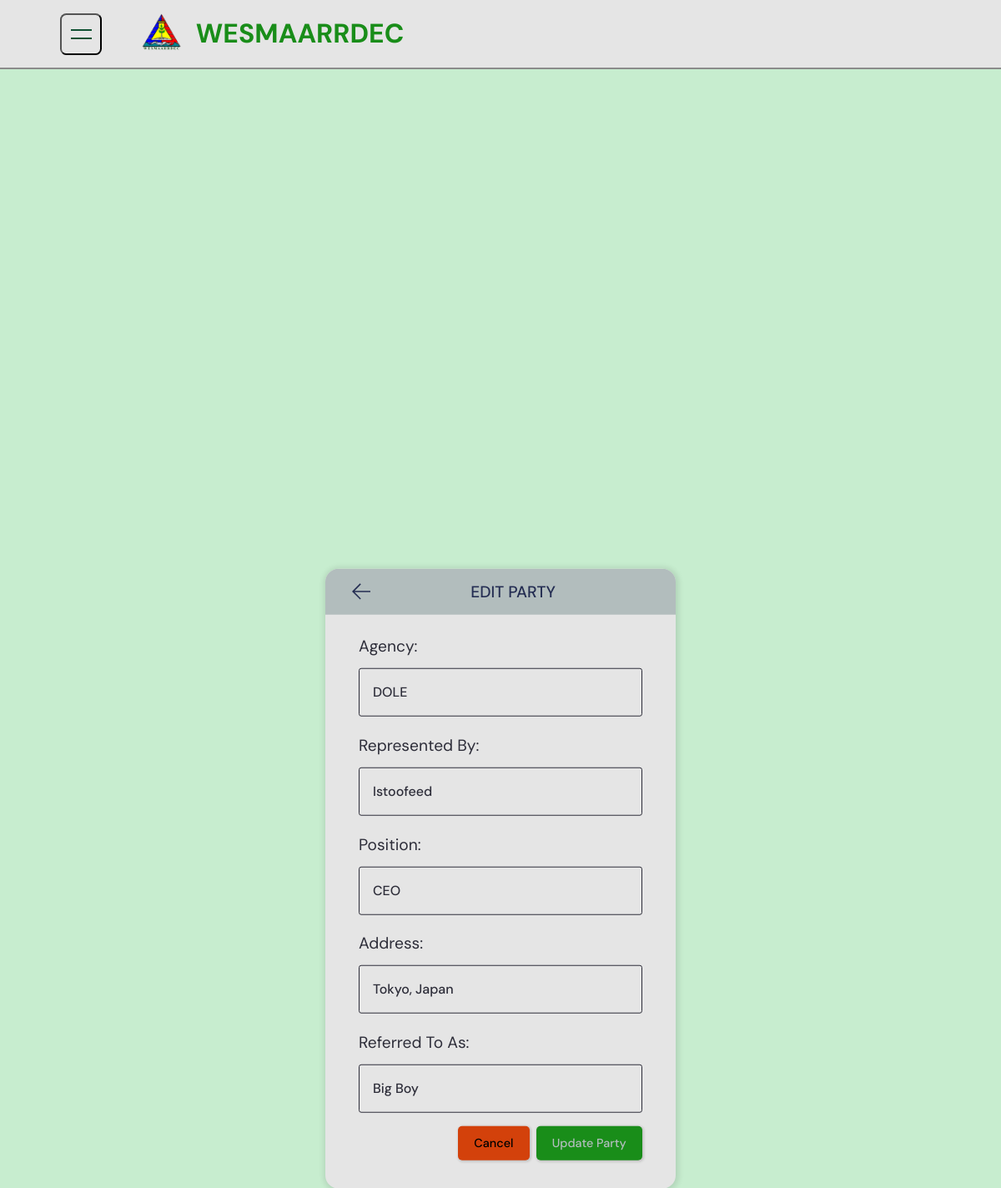
Page /edit-party/1/ (signed in) on the committed database.
### home/models.py (models this page shows, shortened)
class MoauParties(models.Model):
    moau = models.ForeignKey(Moau, on_delete=models.CASCADE)
    agency = models.CharField(max_length=100, null=True, blank=True)
    represented_by = models.CharField(max_length=100, null=True, blank=True)
    position = models.CharField(max_length=100, null=True, blank=True)
    address = models.CharField(max_length=100, null=True, blank=True)
    referred_to_as = models.CharField(max_length=100, null=True, blank=True)
    created_at = models.DateTimeField(auto_now_add=True)
    created_by = models.CharField(max_length=100, null=True, blank=True)
    modified_at = models.DateTimeField(auto_now=True)
    modified_by = models.CharField(max_length=100, null=True, blank=True)
    class Meta:
        ordering = ['created_at']

### home/views.py (the view, shortened to what this page needs)
# urls.py: path('edit-party/<str:pk>/', views.edit_party, name="edit-party"),
def edit_party(request, pk):
    party = MoauParties.objects.get(id=pk)
    data = request.POST
    user = request.user
    context = {
        'navbar': 'moa',
        'data': data,
        'party': party
    }
    return render(request, 'home/edit_party.html', context)

### templates/home/edit_party.html (shortened to what this page needs)
{% extends 'index.html' %}
{% load static %}
{% block content %}
<main>
	<div class="formwrapper ep_wrap">
		<div class="create-room layout">
			<div class="formcontainer">
				<div class="form__box ep_box">
					<div class="form__top">
						<div class="room__topleft">
							<a href="{% url 'moa' party.moau.moau_no %}">
								<svg version="1.1" xmlns="http://www.w3.org/2000/svg" width="32" height="32" viewBox="0 0 32 32">
									<title>arrow-left</title>
									<path
										d="M13.723 2.286l-13.723 13.714 13.719 13.714 1.616-1.611-10.96-10.96h27.625v-2.286h-27.625l10.965-10.965-1.616-1.607z"
									></path>
								</svg>
							</a>
						</div>
						<h3>Edit Party</h3>
					</div>
					<div class="layout__body">
						<form action="" class="modalform" method="POST" enctype="multipart/form-party">
							<div class="modalform__group">
								<label for="agency">Agency:</label>
								<input type="text" id="agency" name="agency" value="{{party.agency}}" required />
							</div>
							<div class="modalform__group">
								<label for="represented_by">Represented By:</label>
								<input type="text" id="represented_by" name="represented_by" value="{{party.represented_by}}" required />
							</div>
							<div class="modalform__group">
								<label for="position">Position:</label>
								<input type="text" id="position" name="position" value="{{party.position}}" required />
							</div>
							<div class="modalform__group">
								<label for="address">Address:</label>
								<input type="text" id="address" name="address" value="{{party.address}}" required />
							</div>
							<div class="modalform__group">
								<label for="referred_to_as">Referred To As:</label>
								<input type="text" id="referred_to_as" name="referred_to_as" value="{{party.referred_to_as}}" required />
							</div>
							<div class="modalform__action">
								<a class="modalbtn modalbtn--dark" href="{% url 'moa' party.moau.moau_no %}">Cancel</a>
								<button class="modalbtn modalbtn--main" type="submit">Update Party</button>
							</div>
						</form>
					</div>
				</div>
			</div>
		</div>
	</div>
</main>
{% endblock content %}

### static/css/style.css (style rules this page uses)
:root { --clr-primary-400: hsl(228, 39%, 23%); --clr-white-500: #e1f6fb; --clr-white: #e5e5e5; --clr-gray: #8b8b8b; --clr-dark-gray: hwb(0 26% 74%); --clr-green-100: #75cb98; --clr-green-200: #5dd693; --clr-green-300: #66b366; --clr-green-400: #00b300; --clr-green-500: #198d19; --clr-green-600: #008000; --clr-green-700: #0f5132; }
*, *::before, *::after { box-sizing: border-box; }
* { margin: 0; padding: 0; font: inherit; }
html, body { position: relative; min-height: 100vh; }
body { font-family: "DM Sans", -apple-system, BlinkMacSystemFont, "Segoe UI", Roboto, Oxygen, Ubuntu, Cantarell, "Open Sans", "Helvetica Neue", sans-serif; text-rendering: optimizeSpeed; line-height: 1.5; background-color: #94dda485; }
a:not([class]) { text-decoration-skip-ink: auto; }
a { text-decoration: none; }
img, picture, svg { max-width: 100%; display: block; }
main { padding-bottom: 370px; }
.formwrapper { color: #b2bdbd; min-height: 100vh; }
.layout__body { justify-content: center; align-items: center; margin: 1.5rem; }
.formcontainer { max-width: 120rem; width: 90%; }
.form__box { width: 35%; max-width: 48rem; position: absolute; top: 90%; left: 50%; transform: translate(-50%, -50%); background-color: var(--clr-white); border-radius: 1rem; box-shadow: 1px 1px 6px 3px rgba(0, 0, 0, 0.1); overflow: hidden; }
.form__top { background: #b2bdbd; color: var(--clr-primary-400); display: flex; justify-content: space-between; text-align: center; align-items: center; padding: 1rem 0 1rem; position: relative; text-transform: uppercase; }
.form__top h3 { margin: auto; font-size: 1.2rem; font-family: "DM Sans", -apple-system, BlinkMacSystemFont, "Segoe UI", Roboto, Oxygen, Ubuntu, Cantarell, "Open Sans", "Helvetica Neue", sans-serif; }
.form__top svg { margin-left: 2rem; margin-right: -1.5rem; width: 1.4rem; height: 1.4rem; fill: var(--clr-primary-400); cursor: pointer; justify-content: center; }
.modalform__group { margin-bottom: 1rem; width: 100%; padding: 0 1rem 0 1rem; }
.modalform__group label { display: block; font-size: 1.2rem; margin-bottom: 0.7rem; margin-top: 1.3rem; color: #2d2d39; }
.modalform__group input, .modalform__group textarea { background: transparent; border: 1px solid #2d2d39; padding: 1rem; border-radius: 3px; width: 100%; color: #2d2d39; font-weight: 500; outline: none; font-family: "DM Sans", -apple-system, BlinkMacSystemFont, "Segoe UI", Roboto, Oxygen, Ubuntu, Cantarell, "Open Sans", "Helvetica Neue", sans-serif; font-size: 1rem; }
.modalform__action { display: flex; justify-content: flex-end; gap: 0.5rem; padding: 0 1rem 0.6rem 0; }
.modalform__action a { color: #000; }
.modalbtn { background-color: transparent; border: none; display: inline-flex; align-items: center; gap: 1rem; cursor: pointer; transition: all ease-in-out 0.3s; padding: 0.6rem 1.2rem; border-radius: 5px; font-size: 90%; box-shadow: 1px 1px 3px 1px rgba(0, 0, 0, 0.15); font-weight: 500; font-family: "DM Sans", -apple-system, BlinkMacSystemFont, "Segoe UI", Roboto, Oxygen, Ubuntu, Cantarell, "Open Sans", "Helvetica Neue", sans-serif; }
.modalbtn--main { background-color: #198d19; color: #b2bdbd; }
.modalbtn--dark { background-color: #d3410b; color: var(--clr-white); }
@media (min-width: 768px) { :root { --fs-2: 6rem; --fs-3: 5.5rem; } }
@media (min-width: 992px) { :root { --fs-3: 7rem; } }

### rows in the picture
MoauParties: agency "DOLE", represented_by "Istoofeed", position "CEO", address "Tokyo, Japan", referred_to_as "Big Boy"
